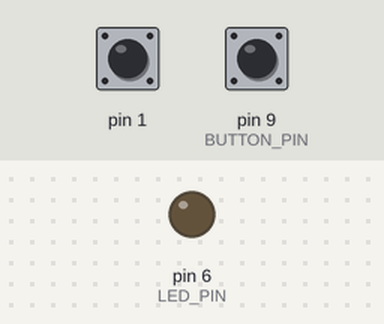
A sketch run on a simulated Arduino Leonardo, built with avr-gcc and run on an emulated ATmega32U4. Parts: output pins drawn as LEDs (lit = HIGH). Inputs (shaded band) come from the test bench; at power-on: pin 9 (BUTTON_PIN) HIGH, pin 1 HIGH.

Above: at 1.2 s.
1.3 s: pin 9 (BUTTON_PIN) pulled LOW for 0.15 s
At 1.45 s:
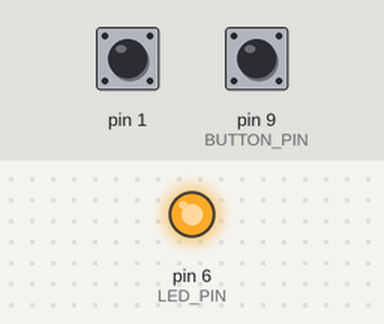
4.3 s: pin 9 (BUTTON_PIN) pulled LOW for 1 s
At 7.9 s:
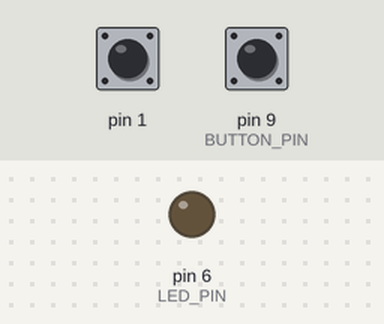
8.3 s: pin 9 (BUTTON_PIN) pulled LOW for 3.2 s
At 9.7 s:
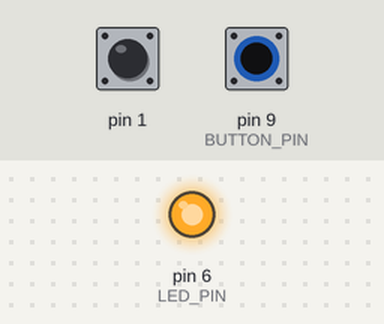
Timing chart, 0 to 14.8 s (numbered marks = the images above; inputs shaded):
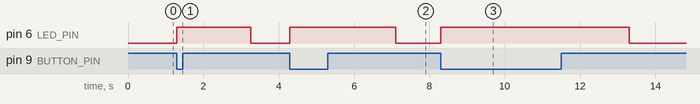

Measured:
- after the input at 1.3 s, pin 6 (LED_PIN): LOW → HIGH at once, → LOW 2.0 s later
- after the input at 4.3 s, pin 6 (LED_PIN): LOW → HIGH at once, → LOW 2.8 s later
- after the input at 8.3 s, pin 6 (LED_PIN): LOW → HIGH at once, → LOW 5.0 s later

The sketch:

one-percent-keyboard.ino
```cpp
#include "Keyboard.h"

// Key definitions
#define BUTTON_KEY KEY_F19

// Pin definitions
#define BUTTON_PIN 9
#define LED_PIN 6

// Fade control parameters
const int FADE_DURATION = 2000;  // Total fade duration in milliseconds
const int FADE_STEPS = 255;      // Number of fade steps (8-bit PWM)
const int INTERVAL = FADE_DURATION / FADE_STEPS; // Interval for each fade step

// Button helper class for handling press/release and debouncing
class Button {
public:
  const char key;
  const uint8_t pin;

  Button(uint8_t k, uint8_t p) : key(k), pin(p), lastPressed(0), pressed(false) {}

  void press(boolean state) {
    if (state == pressed || (millis() - lastPressed <= debounceTime)) {
      return;
    }

    lastPressed = millis();
    state ? Keyboard.press(key) : Keyboard.release(key);
    pressed = state;
  }

  void update() {
    press(!digitalRead(pin));
  }

private:
  const unsigned long debounceTime = 30;
  unsigned long lastPressed;
public:
  boolean pressed;
};

// Button objects
// You can add more key configuration if you want make multiple keys keyboard
Button buttons[] = {
  {BUTTON_KEY, BUTTON_PIN},
};

const uint8_t NumButtons = sizeof(buttons) / sizeof(Button);

// LED control variables
int brightness = 255;
bool fading = false;
unsigned long previousMillis = 0;

void setup() {
  pinMode(1, INPUT_PULLUP);
  if (!digitalRead(1)) {
    failsafe();
  }

  pinMode(LED_PIN, OUTPUT);
  analogWrite(LED_PIN, 0);

  for (int i = 0; i < NumButtons; i++) {
    pinMode(buttons[i].pin, INPUT_PULLUP);
  }
}

void loop() {
  for (int i = 0; i < NumButtons; i++) {
    buttons[i].update();
    if (buttons[i].pressed == true) {
      brightness = 255;
      analogWrite(LED_PIN, brightness);
      fading = true;
      previousMillis = millis();
    }
  }

  if (fading) {
    unsigned long currentMillis = millis();
    if (currentMillis - previousMillis >= INTERVAL) {
      previousMillis = currentMillis;
      if (brightness > 0) {
        brightness--;
        analogWrite(LED_PIN, brightness);
      } else {
        fading = false;
        analogWrite(LED_PIN, 0);
      }
    }
  }
}

void failsafe() {
  while (true) {}
}
```
